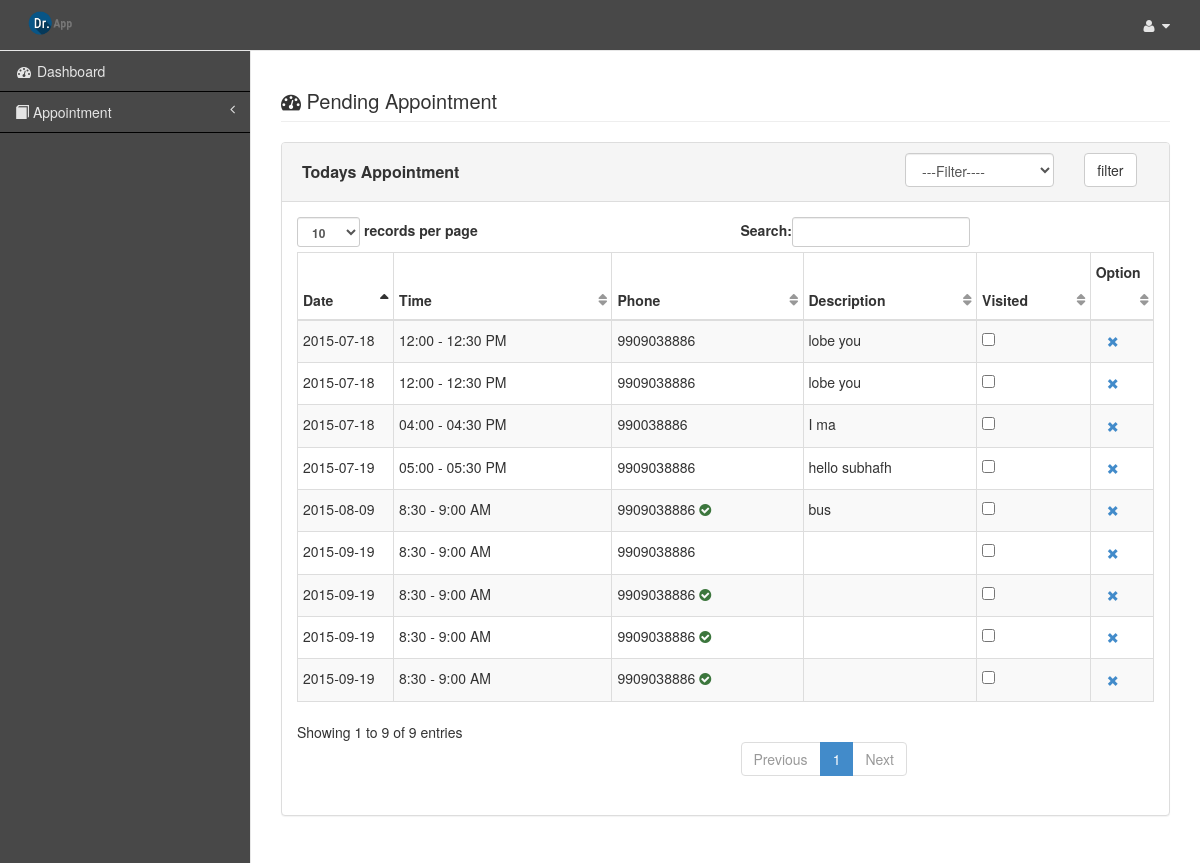
The app's page /Source/index.php?component=appointment&action=pending (signed in) with its own data.
### tables this page shows
CREATE TABLE IF NOT EXISTS `appointment` (
  `id` int(11) NOT NULL AUTO_INCREMENT,
  `dr_id` int(11) NOT NULL,
  `cl_id` int(11) NOT NULL,
  `code` varchar(30) NOT NULL,
  `pasent_name` varchar(200) NOT NULL,
  `case_type` enum('old','new') NOT NULL,
  `day` varchar(20) NOT NULL,
  `time` varchar(200) NOT NULL,
  `app_date` date NOT NULL,
  `user_id` int(11) NOT NULL,
  `phone` varchar(15) NOT NULL,
  `description` varchar(300) NOT NULL,
  `confirm` int(11) NOT NULL,
  `visited` int(11) NOT NULL,
  PRIMARY KEY (`id`)
);

### Source/components/appointment/pending.php (called while the page is built)
<?php
$q = new Query();
if($_REQUEST["submit"]){
    $filter = common::get_control_value("filter");
    if($filter!=""){
        if($filter=="commingdated"){
                $date = date(MYSQL_DATE_FORMAT);
                $q->select()
                ->from(TBL_Appointment)
                ->where_equal_to(array("dr_id"=>common::get_session(DR_LOGIN_USER_ID),"visited"=>"0"))
                ->where_greater_than_or_equal_to(array("app_date"=>$date))
                ->order_by("app_date DESC")
                ->run();
        }else if($filter=="pastdated"){
                $date = date(MYSQL_DATE_FORMAT);
                $q->select()
                ->from(TBL_Appointment)
                ->where_equal_to(array("dr_id"=>common::get_session(DR_LOGIN_USER_ID),"visited"=>"0"))
                ->where_less_than(array("app_date"=>$date))
                ->order_by("app_date DESC")
                ->run();
        }else if($filter=="mobileverified"){
            $date = date(MYSQL_DATE_FORMAT);
                $q->select()
                ->from(TBL_Appointment)
                ->where_equal_to(array("dr_id"=>common::get_session(DR_LOGIN_USER_ID),"visited"=>"0","confirm"=>1))
                ->order_by("app_date DESC")
                ->run();
        }
    }
}else{
$q->select()
->from(TBL_Appointment)
->where_equal_to(array("dr_id"=>common::get_session(DR_LOGIN_USER_ID),"visited"=>"0"))
->order_by("app_date DESC")
->run();
}
$appointments = $q->get_selected();
?>

### Source/class/clsquery.php (called while the page is built, shortened)
<?php
class Query {
    public function __construct() {
        $this->having = '';
    }
    public function get_selected() {
        if (isset($this->limit) && 1==$this->limit) {
            $result = array();
            while($this->result && $result[] = mysql_fetch_assoc($this->result)){}
            array_pop($result);
            $results = array();
            foreach ($result as $values) {
                $results = $values;
            }
        }
        else {
            $results = array();
            while($this->result && $results[] = mysql_fetch_assoc($this->result)){}
            array_pop($results);
        }
        return $results;
    }
    public function select($select = '*') {
        $this->select = $select;
        return $this;
    }
    public function from($from) {
        $this->from = $from;
        return $this;
    }
    public function order_by($order_by) {
        $this->order_by = $order_by;
        return $this;
    }
    public function where_equal_to($where_equal_to) {
        $this->where_equal_to = $where_equal_to;
        return $this;
    }
    public function get($use_limit = false) {
        if (self::_get_delete_query()) {
            return $this->delete_query;
        }
        elseif (self::_get_insert_query()) {
            return $this->insert_query;
        }
        elseif (self::_get_select_query($use_limit)) {
            return $this->select_query;
        }
        elseif (self::_get_replace_query()) {
            return $this->replace_query;
        }
        elseif (self::_get_update_query()) {
            return $this->update_query;
        }
        elseif (self::_get_insert_multiple()) {
            return $this->insert_multiple_query;
        }
        else {
            return false;
        }
    }
    private function _get_delete_query() {
        return false;
    }
    private function _get_from() {
        if (isset($this->from)) {
            return
                'FROM' . "\n" .
                    "\t" . $this->from . "\n" .
                    '';
        }
        else {
            return '';
        }
    }
    private function _get_insert_query() {
        return false;
    }
    private function _get_join() {
        return self::_get_inner_join();
    }
    private function _get_limit() {
        if (!isset($this->limit)) {
            return '';
        }
    }
    private function _get_order_by() {
        if (
            !isset($this->order_by) ||
            empty($this->order_by)
            ) {
            return '';
        }
        else {
            return
                'ORDER BY' . "\n" .
                    "\t" . $this->order_by . "\n" .
                    '';
        }
    }
    private function _get_results() {
        $this->results = mysql_num_rows($this->result);
    }
    private function _get_select() {
        if (is_array($this->select)) {
            $selects = array();
            foreach ($this->select as $k => $v) {
                if (false!==strpos($k,'%s')) {
                    $selects[] = sprintf($k,mysql_real_escape_string($v));
                }
                else {
                    $selects[] = $v;
                }
            }
            return
                'SELECT' . "\n" .
                    "\t" . implode(',' . "\n\t", $selects) . "\n" .
                    '';
        }
        elseif (empty($this->select)) {
            return
                'SELECT' . "\n" .
                    "\t" . '*' . "\n" .
                    '';
        }
        else {
            return
                'SELECT' . "\n" .
                    "\t" . $this->select . "\n" .
                    '';
        }
    }
    private function _get_select_query($use_limit = null) {
        if (isset($this->select)) {
            $this->query_type = 'select';
            $this->select_query = "\n".
                self::_get_select().
                self::_get_from().
                self::_get_join().
                self::_get_where().
                self::_get_group_by().
                $this->having .
                self::_get_order_by().
                ($use_limit || (!isset($this->page) && !isset($this->offset)) ? self::_get_limit() : '').
                '';
            return true;
        }
        return false;
    }
    private function _get_where() {
        $wheres = array();
        $where_equal_to = self::_get_where_equal_to();
        if (!empty($where_equal_to)) {
            $wheres[] = $where_equal_to;
        }
        if (empty($wheres)) {
            return '';
        }
        else {
            return
                'WHERE' . "\n" .
                    "\t" . implode('AND' . "\n\t", $wheres) . "\n" .
                    '';
        }
    }
    private function _get_where_equal_to() {
        if (
            !isset($this->where_equal_to) ||
            !is_array($this->where_equal_to) ||
            empty($this->where_equal_to)
            ) {
            return '';
        }
        else {
            $where_equal_to = array();
            foreach ($this->where_equal_to as $k => $v) {
                if (is_null($v)) {
                    $where_equal_to[] = $k . ' IS NULL';
                }
                elseif (is_int($k)) {
                    $where_equal_to[] = $v;
                }
                elseif (is_int($v)) {
                    $where_equal_to[] = sprintf($k . ' = %s',mysql_real_escape_string($v));
                }
                elseif (is_array($v)) {
                    foreach ($v as $key => $value) {
                        $where_equal_to[] = sprintf($k . ' = "%s"', mysql_real_escape_string($value));
                    }
                }
                else {
                    $where_equal_to[] = sprintf($k . ' = "%s"',mysql_real_escape_string($v));
                }
            }
            return implode(' AND' . "\n\t", $where_equal_to) . ' ';
        }
    }
    public function run() {
        if (self::get()) {
            $function = '_run_' . $this->query_type;
            switch ($this->query_type) {
                case 'select':
                    if (!(isset($this->page) || isset($this->offset))) {
                        return self::$function();
                    }
                    break;
            }
        }
        return false;
    }
    private function _run_select() {
        return self::_run_query($this->select_query);
    }
    private function _run_query($query) {
        $this->result = mysql_query($query);
        switch ($this->query_type) {
            case 'select':
                if ($this->result && $this->results > 0) {
                    return $this->result;
                }
                return false;
        }
    }
}
?>

### Source/views/appointment/pending.php (the view, shortened to what this page needs)
<!DOCTYPE html>
<html>
<head>
<?php echo common::load_view("common","head"); ?>
</head>
<body>
    <div id="wrapper">
        <? echo common::elements("adminnav"); ?>
        <div id="page-wrapper">
            <div class="row">
                <div class="col-lg-12">
                    <h1 class="page-header"><i class="fa fa-dashboard"></i> Pending Appointment</h1>
                </div>
            </div>
            <div class="row">
            <div class="col-md-12">
                <div class="panel panel-default">
                    <div class="panel-heading">
                        <div class="row">
                            <div class="col-md-8">
                        <h3>Todays Appointment</h3>
                            </div>
                            <div class="col-md-4">
                                <form action="" method="post">
                                    <div class="col-md-8">
                                        <select name="filter" class="form-control">
                                            <option value="">---Filter----</option>
                                        </select>
                                    </div>
                                    <div class="col-md-4">
                                        <input type="submit" value="filter" name="submit" class="btn btn-default" />
                                    </div>
                                </form>
                            </div>
                        </div>
                    </div>
                    <div class="panel-body">
                            <div class="table-responsive">
                                <table class="table table-striped table-bordered table-hover" id="dataTables-example" >
                                    <thead>
                                        <tr>
                                            <th style="width: 100px;">Date</th>
                                            <th>Time</th>
                                            <th>Phone</th>
                                            <th>Description</th>
                                            <th>Visited</th>
                                            <th  style="width: 70px;">Option</th>
                                        </tr>
                                    </thead>
                                    <tbody>
                                    <? foreach($appointments as $d){ ?>
                                        <tr class="odd gradeX">
                                            <td><?=$d["app_date"]; ?></td>
                                            <td><?=$d["time"]; ?></td>
                                            <td><? echo $d["phone"]; echo ($d["confirm"]=="0")?"":" <i class='fa fa-check-circle text-success'></i>"; ?></td>
                                            <td><?=$d["description"]; ?></td>
                                            <td>
                                            <input type="checkbox"  id="my-checkbox" data-appid="<?php echo $d["id"]; ?>" name="my-checkbox" <?php echo ($d["visited"]==0)? "" : "checked"; ?> />
                                            </td>
                                            <td class="center">
                                              <a href="<?=common::get_component_link(array('appointment','delete'),array("id"=>$d['id'],"ref"=>"pending")); ?>" class="btn btn-sm"  title="Delete"><i class="glyphicon glyphicon-remove"></i></a>
                                            </td>
                                        </tr>
                                     <? } ?>
                                    </tbody>
                                </table>
                            </div>
                    </div>
                </div>
                </div>
            </div>
        </div>
    </div>
</body>
</html>

### Source/themes/admin/css/sb-admin.css (style rules this page uses)
body { padding-top: 100px; background-color: #f8f8f8; }
@media (min-width:768px) { body { padding-top: 50px; } }
#wrapper { width: 100%; }
#page-wrapper { padding: 0 15px; min-height: 568px; background-color: #fff; }
@media (min-width:768px) { #page-wrapper { position: inherit; margin: 0 0 0 250px; padding: 0 30px; min-height: 1300px; border-left: 1px solid #e7e7e7; } }
table.dataTable thead .sorting, table.dataTable thead .sorting_asc, table.dataTable thead .sorting_desc, table.dataTable thead .sorting_asc_disabled, table.dataTable thead .sorting_desc_disabled { background: transparent; }
table.dataTable thead .sorting_asc:after { content: "\f0de"; float: right; font-family: fontawesome; }
table.dataTable thead .sorting:after { content: "\f0dc"; float: right; font-family: fontawesome; color: rgba(50,50,50,.5); }
h1.page-header { font-size: 20px; }

### Source/themes/admin/css/style.css (style rules this page uses)
.panel-heading { padding: 0px; }
.panel-heading h3 { margin: 0px; padding: 10px; font-size: 16px; font-weight: bold; }
.panel-heading { padding: 10px; }
body { background: #484848; }
.table>thead>tr>th, .table>tbody>tr>th, .table>tfoot>tr>th, .table>thead>tr>td, .table>tbody>tr>td, .table>tfoot>tr>td { padding: 5px; line-height: 2; }

### records on screen
appointment: app_date "2015-09-19", time "8:30 - 9:00 AM", phone "9909038886"
appointment: app_date "2015-09-19", time "8:30 - 9:00 AM", phone "9909038886", confirm 1 (drawn)
appointment: app_date "2015-09-19", time "8:30 - 9:00 AM", phone "9909038886", confirm 1 (drawn)
appointment: app_date "2015-09-19", time "8:30 - 9:00 AM", phone "9909038886", confirm 1 (drawn)
appointment: app_date "2015-08-09", time "8:30 - 9:00 AM", phone "9909038886", confirm 1 (drawn), description "bus"
appointment: app_date "2015-07-19", time "05:00 - 05:30 PM", phone "9909038886", description "hello subhafh"
appointment: app_date "2015-07-18", time "12:00 - 12:30 PM", phone "9909038886", description "lobe you"
appointment: app_date "2015-07-18", time "12:00 - 12:30 PM", phone "9909038886", description "lobe you"
appointment: app_date "2015-07-18", time "04:00 - 04:30 PM", phone "990038886", description "I ma"
